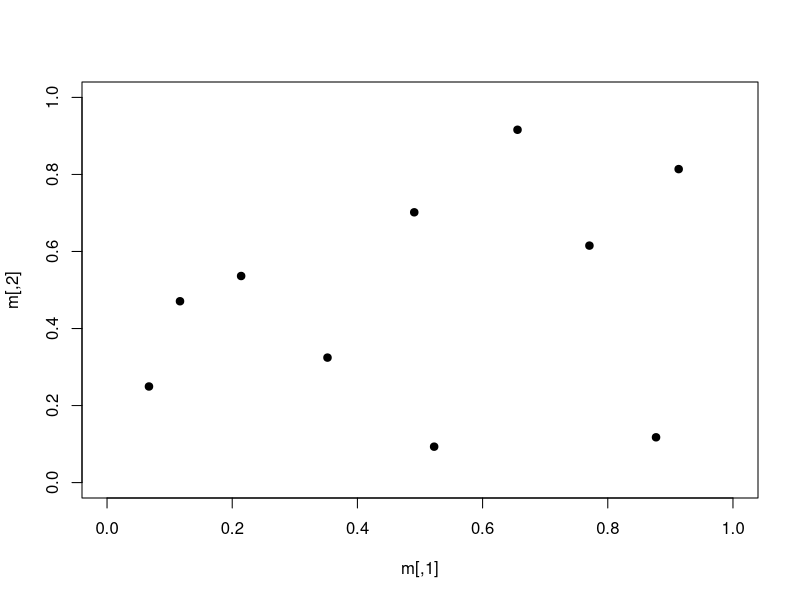

Generate this figure with R:
simple.LHS <- function(n,d) {
  m <- matrix(rep(1:n,d),n,d)
  m <- apply(m,2,function(xx){sample(xx)})
  m <- (m - runif(n*d) ) / n
  return(m)
}

m <- simple.LHS(10,2)
plot(m,xlim=0:1,ylim=0:1,pch=19)

phi_p <- function(X,p=50,t=1) {
  if(t==1) method='manhattan'
  else stop('no method')
  #sum(X^-p)^(1/p)
  sum(dist(X,method=method)^-p)^(1/p)
}